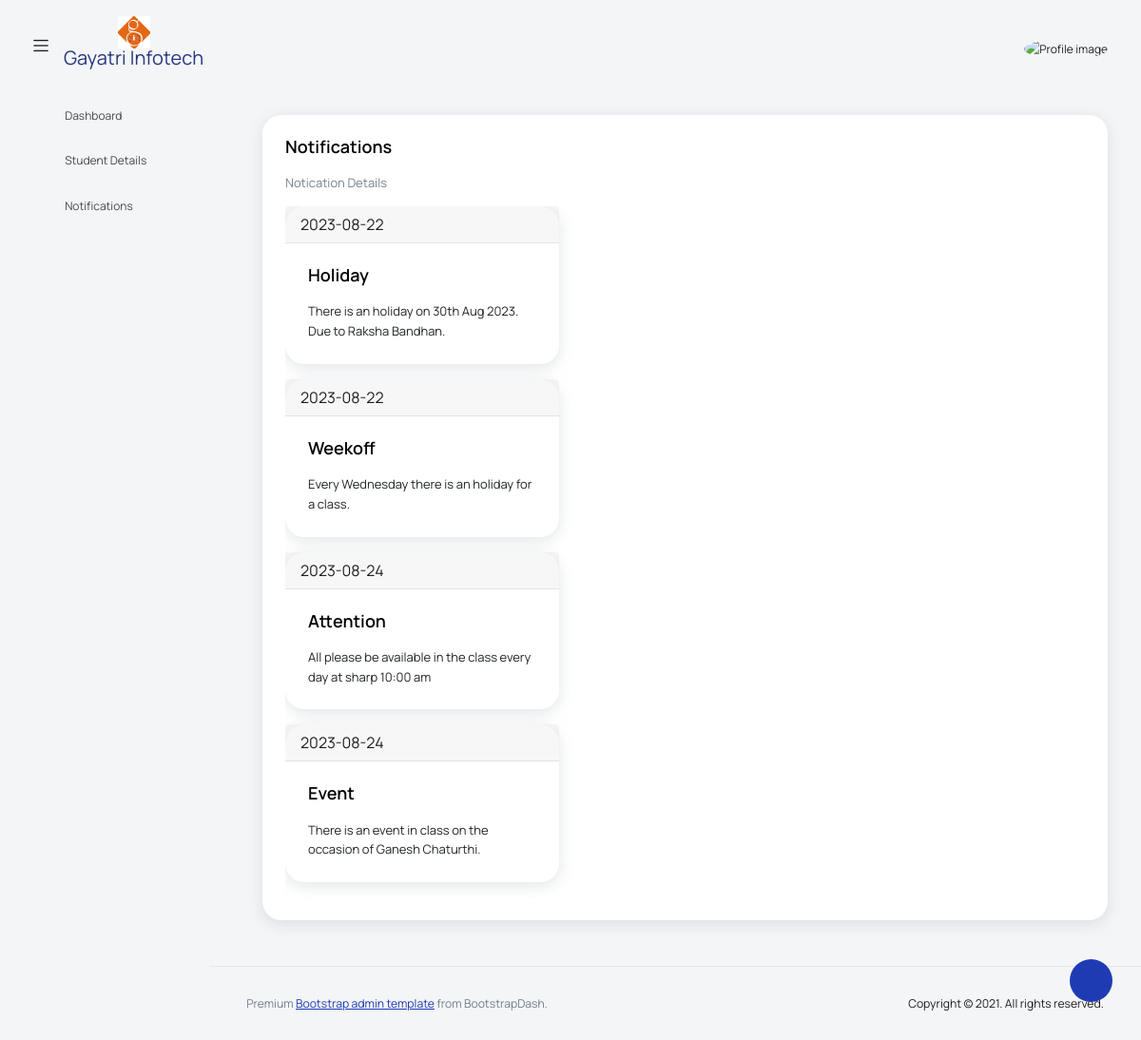
The page /frontend/template2/pages/tables/notice.php on the database its author committed.
### tables this page shows
CREATE TABLE `notification` (
  `id` int(11) NOT NULL,
  `date` date NOT NULL,
  `title` varchar(255) NOT NULL,
  `message` varchar(255) NOT NULL
);

### frontend/template2/pages/tables/notice.php (the view, shortened to what this page needs)
<!DOCTYPE html>
<html lang="en">
<head>
  <link rel="stylesheet" href="../../vendors/feather/feather.css">
  <link rel="stylesheet" href="../../vendors/mdi/css/materialdesignicons.min.css">
  <link rel="stylesheet" href="../../vendors/ti-icons/css/themify-icons.css">
  <link rel="stylesheet" href="../../vendors/typicons/typicons.css">
  <link rel="stylesheet" href="../../vendors/simple-line-icons/css/simple-line-icons.css">
  <link rel="stylesheet" href="../../vendors/css/vendor.bundle.base.css">
  <link rel="stylesheet" href="../../css/vertical-layout-light/style.css">
</head>
<body>
  <div class="container-scroller">
    <?php
      include("../../header.php");
    ?>
    <div class="container-fluid page-body-wrapper">
      <div class="theme-setting-wrapper">
        <div id="settings-trigger"><i class="ti-settings"></i></div>
      </div>
      <?php
        include("../../nav.php");
      ?>
      <div class="main-panel">
        <div class="content-wrapper">
          <div class="row">
            <div class="col-lg-12 grid-margin stretch-card">
              <div class="card">
                <div class="card-body">
                  <h4 class="card-title">Notifications</h4>
                  <p class="card-description">
                  Notication Details
                  </p>
                  <div class="table-responsive">
                    <?php
                      $con=mysqli_connect("localhost","root","","project");
                      $sql1="select * from notification ";
                      $rs=mysqli_query($con,$sql1);
                      while($rw=mysqli_fetch_row($rs))
                      {
                    ?>
                    <div class="card border-dark mb-3" style="max-width: 18rem;">
                      <div class="card-header"><?php echo $rw[1];?></div>
                      <div class="card-body text-dark">
                        <h5 class="card-title"><?php echo $rw[2];?></h5>
                        <p class="card-text"><?php echo $rw[3];?></p>
                      </div>
                    </div>
                    <?php
                      }
                    ?>
                  </div>
                </div>
              </div>
            </div>
          </div>
        </div>
        <?php
          include("../../footer.php");
        ?>
      </div>
    </div>
  </div>
</body>
</html>

### rows shown on the page
notification: date "2023-08-22", title "Holiday", message "There is an holiday on 30th Aug 2023. Due to Raksha Bandhan."
notification: date "2023-08-22", title "Weekoff", message "Every Wednesday there is an holiday for a class."
notification: date "2023-08-24", title "Attention", message "All please be available in the class every day at sharp 10:00 am"
notification: date "2023-08-24", title "Event", message "There is an event in class on the occasion of Ganesh Chaturthi."
